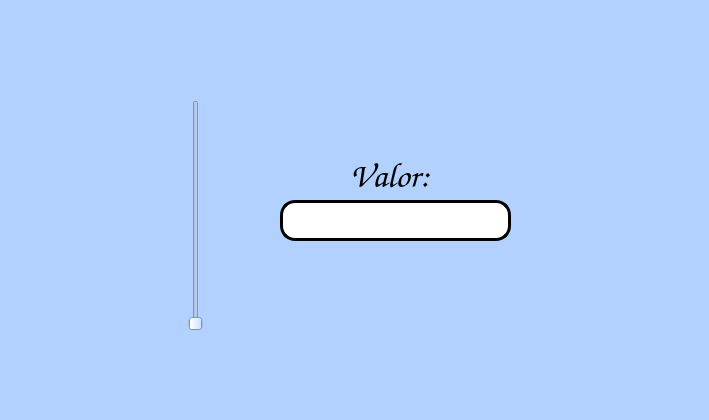
<?xml version="1.0" encoding="UTF-8"?>
<ui version="4.0">
 <class>MainWindow</class>
 <widget class="QMainWindow" name="MainWindow">
  <property name="geometry">
   <rect>
    <x>0</x>
    <y>0</y>
    <width>709</width>
    <height>420</height>
   </rect>
  </property>
  <property name="windowTitle">
   <string>MainWindow</string>
  </property>
  <property name="styleSheet">
   <string notr="true">background-color: rgb(178, 209, 255);</string>
  </property>
  <widget class="QWidget" name="centralwidget">
   <widget class="QLabel" name="imagen">
    <property name="geometry">
     <rect>
      <x>0</x>
      <y>10</y>
      <width>121</width>
      <height>101</height>
     </rect>
    </property>
    <property name="autoFillBackground">
     <bool>false</bool>
    </property>
    <property name="styleSheet">
     <string notr="true"/>
    </property>
    <property name="text">
     <string/>
    </property>
    <property name="pixmap">
     <pixmap resource="../Archivos/Recursos.qrc">:/logos/FIT_logo_vertical.png</pixmap>
    </property>
    <property name="scaledContents">
     <bool>true</bool>
    </property>
   </widget>
   <widget class="QLabel" name="imagen_2">
    <property name="geometry">
     <rect>
      <x>500</x>
      <y>-10</y>
      <width>181</width>
      <height>91</height>
     </rect>
    </property>
    <property name="autoFillBackground">
     <bool>false</bool>
    </property>
    <property name="styleSheet">
     <string notr="true"/>
    </property>
    <property name="text">
     <string/>
    </property>
    <property name="pixmap">
     <pixmap resource="../Archivos/Recursos.qrc">:/logos/log_uat_nuevo.png</pixmap>
    </property>
    <property name="scaledContents">
     <bool>true</bool>
    </property>
   </widget>
   <widget class="QLabel" name="label_3">
    <property name="geometry">
     <rect>
      <x>350</x>
      <y>150</y>
      <width>191</width>
      <height>51</height>
     </rect>
    </property>
    <property name="font">
     <font>
      <family>Comic Sans MS</family>
      <pointsize>26</pointsize>
      <weight>9</weight>
      <italic>false</italic>
      <bold>false</bold>
     </font>
    </property>
    <property name="styleSheet">
     <string notr="true">font: 75 26pt &quot;Comic Sans MS&quot;;</string>
    </property>
    <property name="text">
     <string>Valor:</string>
    </property>
   </widget>
   <widget class="QLineEdit" name="txt_valor">
    <property name="geometry">
     <rect>
      <x>280</x>
      <y>200</y>
      <width>231</width>
      <height>41</height>
     </rect>
    </property>
    <property name="font">
     <font>
      <family>Comic Sans MS</family>
      <pointsize>22</pointsize>
      <weight>50</weight>
      <bold>false</bold>
     </font>
    </property>
    <property name="styleSheet">
     <string notr="true">background-color: rgb(255, 255, 255);
border: 3px solid black;
border-radius: 15px;</string>
    </property>
    <property name="text">
     <string/>
    </property>
   </widget>
   <widget class="QSlider" name="verticalSlider">
    <property name="geometry">
     <rect>
      <x>170</x>
      <y>100</y>
      <width>51</width>
      <height>231</height>
     </rect>
    </property>
    <property name="orientation">
     <enum>Qt::Vertical</enum>
    </property>
   </widget>
   <widget class="QLabel" name="imagen_3">
    <property name="geometry">
     <rect>
      <x>580</x>
      <y>280</y>
      <width>101</width>
      <height>91</height>
     </rect>
    </property>
    <property name="autoFillBackground">
     <bool>false</bool>
    </property>
    <property name="styleSheet">
     <string notr="true"/>
    </property>
    <property name="text">
     <string/>
    </property>
    <property name="pixmap">
     <pixmap resource="../Archivos/Recursos.qrc">:/ejercicios/ContornoTD.jpg</pixmap>
    </property>
    <property name="scaledContents">
     <bool>true</bool>
    </property>
   </widget>
  </widget>
  <widget class="QMenuBar" name="menubar">
   <property name="geometry">
    <rect>
     <x>0</x>
     <y>0</y>
     <width>709</width>
     <height>21</height>
    </rect>
   </property>
  </widget>
  <widget class="QStatusBar" name="statusbar"/>
 </widget>
 <resources>
  <include location="../Archivos/Recursos.qrc"/>
 </resources>
 <connections/>
</ui>
